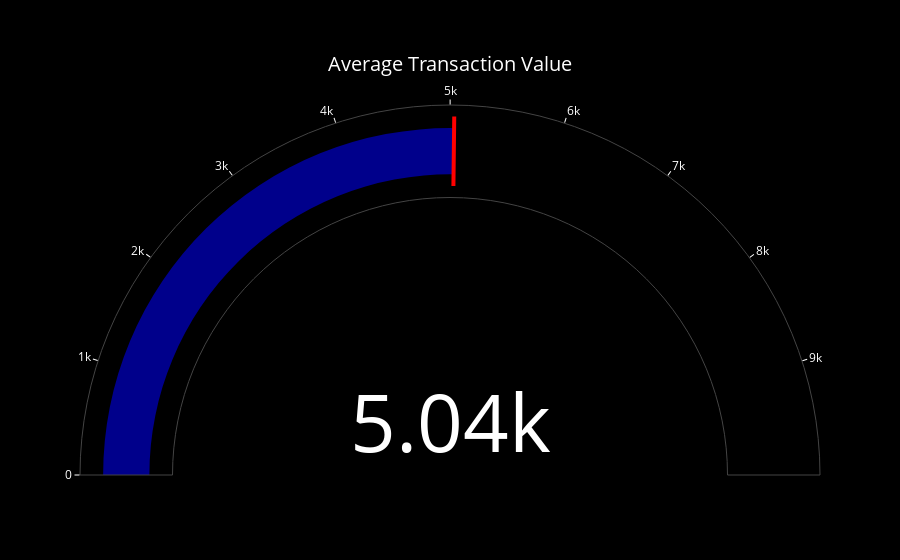

Notebook code cell kept with this figure:
### Code cell
import plotly.graph_objects as go

# Step 1: Calculate the average transaction value
average_value = sdset['Value'].mean()

# Step 2: Create the gauge indicator with dark brown and dark blue colors, along with a black background
fig = go.Figure(go.Indicator(
    mode="gauge+number",
    value=average_value,
    title={'text': "Average Transaction Value", 'font': {'color': 'white'}},
    gauge={
        'axis': {'range': [None, sdset['Value'].max()], 'tickcolor': "white"},
        'bar': {'color': "darkblue"},  # Dark blue for the gauge bar
        'steps': [
            {'range': [0, average_value * 0.5], 'color': "black"},   # Dark brown
            {'range': [average_value * 0.5, average_value], 'color': "black"},  # Lighter brown (still dark)
            {'range': [average_value, sdset['Value'].max()], 'color': "black"}  # Dark slate blue
        ],
        'threshold': {
            'line': {'color': "red", 'width': 4},
            'thickness': 0.75,
            'value': average_value
        },
    },
    number={'font': {'color': 'white'}}
))

# Step 3: Adjust the layout for a black background and dark-themed colors
fig.update_layout(
    paper_bgcolor="black",  # Black background
    plot_bgcolor="black",   # Black plot area
    font={'color': "white"} # White font for text
)

# Step 4: Display the gauge indicator
fig.show()

### Figure 1 — Plotly figure (JSON) as saved in the notebook; plotly's stock layout.template omitted (floating-point values rounded to 4 significant figures)
{"data": [{"gauge": {"axis": {"range": [null, 9998.0], "tickcolor": "white"}, "bar": {"color": "darkblue"}, "steps": [{"color": "black", "range": [0, 2518.0]}, {"color": "black", "range": [2518.0, 5037.0]}, {"color": "black", "range": [5037.0, 9998.0]}], "threshold": {"line": {"color": "red", "width": 4}, "thickness": 0.75, "value": 5037.0}}, "mode": "gauge+number", "number": {"font": {"color": "white"}}, "title": {"font": {"color": "white"}, "text": "Average Transaction Value"}, "type": "indicator", "value": 5037.0}], "layout": {"autosize": true, "font": {"color": "white"}, "paper_bgcolor": "black", "plot_bgcolor": "black"}}
